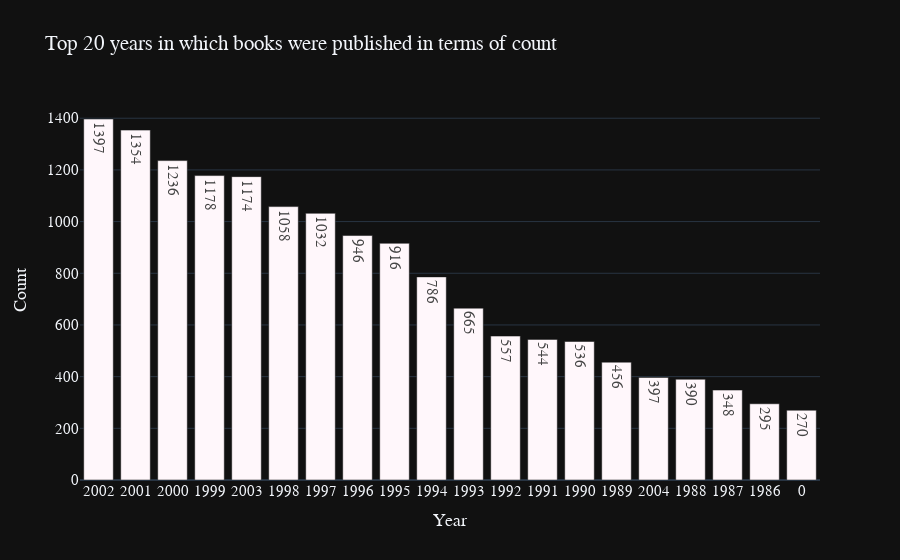

Source (notebook cell):
### Code cell
plot_top_values(items_info_df, 'Year-Of-Publication', 'Top 20 years in which books were published in terms of count', "Year", "Count")

### Figure 1 — Plotly figure (JSON) as saved in the notebook; plotly's stock layout.template omitted (floating-point values rounded to 4 significant figures)
{"data": [{"alignmentgroup": "True", "hovertemplate": "x=%{x}<br>y=%{y}<br>text=%{text}<extra></extra>", "legendgroup": "", "marker": {"color": "rgb(255,247,251)", "pattern": {"shape": ""}}, "name": "", "offsetgroup": "", "orientation": "v", "showlegend": false, "text": [1397.0, 1354.0, 1236.0, 1178.0, 1174.0, 1058.0, 1032.0, 946.0, 916.0, 786.0, 665.0, 557.0, 544.0, 536.0, 456.0, 397.0, 390.0, 348.0, 295.0, 270.0], "textposition": "auto", "x": ["2002", "2001", "2000", "1999", "2003", "1998", "1997", "1996", "1995", "1994", "1993", "1992", "1991", "1990", "1989", "2004", "1988", "1987", "1986", "0"], "xaxis": "x", "y": [1397, 1354, 1236, 1178, 1174, 1058, 1032, 946, 916, 786, 665, 557, 544, 536, 456, 397, 390, 348, 295, 270], "yaxis": "y", "type": "bar"}], "layout": {"xaxis": {"anchor": "y", "domain": [0.0, 1.0], "title": {"text": "Year"}}, "yaxis": {"anchor": "x", "domain": [0.0, 1.0], "title": {"text": "Count"}}, "legend": {"tracegroupgap": 0}, "title": {"text": "Top 20 years in which books were published in terms of count"}, "barmode": "relative", "font": {"size": 15, "family": "Franklin Gothic"}}}
